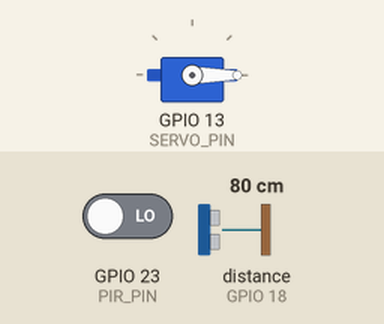
Simulated run of this program. Board: ESP32. On the bench: servo. Wiring (from diagram.json): ultrasonic range finder: trigger GPIO 5; echo GPIO 18. The test bench sets the inputs (shaded band); at power-on: GPIO 23 (PIR_PIN) LOW, distance to the obstacle (sensor on GPIO 18) 80 cm. The echo pulse lasts 58.3 µs per cm; WiFi joins after 1.5 s; servers stay silent unless stated; no MQTT or app messages arrive unless stated; not simulated (calls return 0 or success): secrets.h; names the files do not define were given values by the test bench: MQTT_PORT = 1883.

Above: at 3.7 s.
3.8 s: GPIO 23 (PIR_PIN) driven HIGH
At 5.2 s:
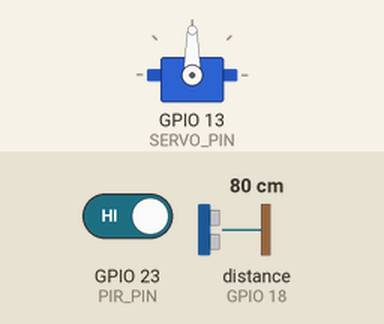
5.5 s: GPIO 23 (PIR_PIN) driven LOW
At 6.4 s:
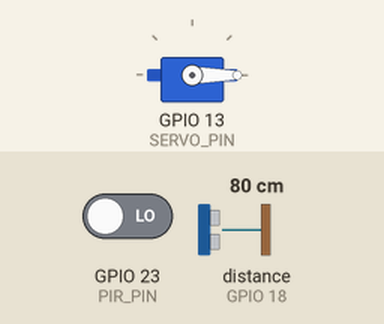
Timing chart, 0 to 8.5 s (numbered marks = the images above; inputs shaded):
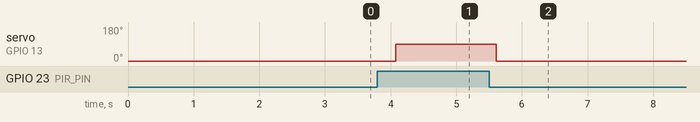

The program:

main.cpp
```cpp
#include <WiFi.h>
#include <PubSubClient.h>
#include <ArduinoJson.h>
#include <ESP32Servo.h>
#include "secrets.h"

// ====== PIN ======
#define TRIG_PIN 5
#define ECHO_PIN 18
#define SERVO_PIN 13
#define PIR_PIN 23

#define OPEN_ANGLE 90
#define CLOSE_ANGLE 0

// ====== WIFI + MQTT ======
WiFiClient espClient;
PubSubClient mqtt(espClient);

// ====== SERVO ======
Servo lidServo;
bool isLidOpen = false;

// ====== RÁC ======
int lastFill = 0;

// ====== WIFI ======
void setupWiFi() {
  WiFi.begin(WIFI_SSID, WIFI_PASS);
  while (WiFi.status() != WL_CONNECTED) delay(300);
}

// ====== MQTT ======
void setupMQTT() {
  mqtt.setServer(MQTT_SERVER, MQTT_PORT);
  while (!mqtt.connected()) {
    mqtt.connect("bin-001");
    delay(1000);
  }
  mqtt.subscribe("smartbin/bin-001/control");
}

void mqttCallback(char* topic, byte* payload, unsigned int length) {
  String cmd;
  for (int i = 0; i < length; i++) cmd += (char)payload[i];

  if (cmd == "OPEN") {
    lidServo.write(OPEN_ANGLE);
    isLidOpen = true;
  }

  if (cmd == "CLOSE") {
    lidServo.write(CLOSE_ANGLE);
    isLidOpen = false;
  }
}

int measureDistance() {
  digitalWrite(TRIG_PIN, LOW); delayMicroseconds(2);
  digitalWrite(TRIG_PIN, HIGH); delayMicroseconds(10);
  digitalWrite(TRIG_PIN, LOW);
  long duration = pulseIn(ECHO_PIN, HIGH, 30000);
  return duration * 0.034 / 2;
}

void publishTelemetry(int fill) {
  StaticJsonDocument<128> doc;
  doc["fill"] = fill;
  doc["lid"] = isLidOpen;

  char buf[128];
  serializeJson(doc, buf);
  mqtt.publish("smartbin/bin-001/telemetry", buf);
}

void publishEmptied() {
  mqtt.publish("smartbin/bin-001/event", "{ \"event\": \"emptied\" }");
}

// ====== SETUP ======
void setup() {
  Serial.begin(115200);

  pinMode(TRIG_PIN, OUTPUT);
  pinMode(ECHO_PIN, INPUT);
  pinMode(PIR_PIN, INPUT);

  lidServo.attach(SERVO_PIN);
  lidServo.write(CLOSE_ANGLE);

  setupWiFi();
  setupMQTT();
  mqtt.setCallback(mqttCallback);
}

// ====== LOOP ======
void loop() {
  if (!mqtt.connected()) setupMQTT();
  mqtt.loop();

  // ====== 1. PIR → PHÁT HIỆN NGƯỜI ======
  bool human = digitalRead(PIR_PIN);

  if (human && !isLidOpen) {
    lidServo.write(OPEN_ANGLE);
    isLidOpen = true;
  }

  if (!human && isLidOpen) {
    lidServo.write(CLOSE_ANGLE);
    isLidOpen = false;
  }

  // ====== 2. HC-SR04 → ĐO RÁC ======
  int dist = measureDistance();
  int fill = map(dist, 40, 5, 0, 100);
  fill = constrain(fill, 0, 100);

  // ====== 3. PHÁT HIỆN ĐỔ RÁC ======
  if (lastFill - fill > 30) {
    publishEmptied();
  }
  lastFill = fill;

  // ====== 4. GỬI MQTT ======
  publishTelemetry(fill);

  delay(300);
}
```

Measured:
- after the input at 3.8 s, servo on GPIO 13 (SERVO_PIN): 0° → 90° after 0.28 s
- after the input at 5.5 s, servo on GPIO 13 (SERVO_PIN): 90° → 0° after 0.11 s
